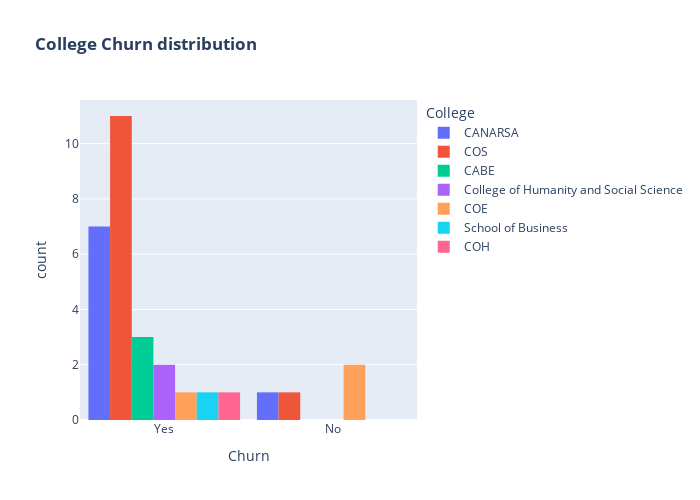

Write notebook code for a chart like this one.
### Markdown cell above
>There is negligible difference in customer percentage who chanaged or terminated their vodafone service. Both genders behaved in similar fashion when it comes to migrating to another service provider or stop using the vodafone.

### Code cell
fig = px.histogram(data, x="Churn", color="College", barmode="group", title="<b>College Churn distribution<b>")
fig.update_layout(width=700, height=500, bargap=0.1)
fig.show()

### Figure 1 — Plotly figure (JSON) as saved in the notebook; plotly's stock layout.template omitted (floating-point values rounded to 4 significant figures)
{"data": [{"alignmentgroup": "True", "bingroup": "x", "hovertemplate": "College=CANARSA<br>Churn=%{x}<br>count=%{y}<extra></extra>", "legendgroup": "CANARSA", "marker": {"color": "#636efa", "pattern": {"shape": ""}}, "name": "CANARSA", "offsetgroup": "CANARSA", "orientation": "v", "showlegend": true, "type": "histogram", "x": ["Yes", "Yes", "No", "Yes", "Yes", "Yes", "Yes", "Yes"], "xaxis": "x", "yaxis": "y"}, {"alignmentgroup": "True", "bingroup": "x", "hovertemplate": "College=COS<br>Churn=%{x}<br>count=%{y}<extra></extra>", "legendgroup": "COS", "marker": {"color": "#EF553B", "pattern": {"shape": ""}}, "name": "COS", "offsetgroup": "COS", "orientation": "v", "showlegend": true, "type": "histogram", "x": ["Yes", "Yes", "Yes", "Yes", "Yes", "Yes", "Yes", "No", "Yes", "Yes", "Yes", "Yes"], "xaxis": "x", "yaxis": "y"}, {"alignmentgroup": "True", "bingroup": "x", "hovertemplate": "College=CABE<br>Churn=%{x}<br>count=%{y}<extra></extra>", "legendgroup": "CABE", "marker": {"color": "#00cc96", "pattern": {"shape": ""}}, "name": "CABE", "offsetgroup": "CABE", "orientation": "v", "showlegend": true, "type": "histogram", "x": ["Yes", "Yes", "Yes"], "xaxis": "x", "yaxis": "y"}, {"alignmentgroup": "True", "bingroup": "x", "hovertemplate": "College=College of Humanity and Social Science<br>Churn=%{x}<br>count=%{y}<extra></extra>", "legendgroup": "College of Humanity and Social Science", "marker": {"color": "#ab63fa", "pattern": {"shape": ""}}, "name": "College of Humanity and Social Science", "offsetgroup": "College of Humanity and Social Science", "orientation": "v", "showlegend": true, "type": "histogram", "x": ["Yes", "Yes"], "xaxis": "x", "yaxis": "y"}, {"alignmentgroup": "True", "bingroup": "x", "hovertemplate": "College=COE<br>Churn=%{x}<br>count=%{y}<extra></extra>", "legendgroup": "COE", "marker": {"color": "#FFA15A", "pattern": {"shape": ""}}, "name": "COE", "offsetgroup": "COE", "orientation": "v", "showlegend": true, "type": "histogram", "x": ["No", "Yes", "No"], "xaxis": "x", "yaxis": "y"}, {"alignmentgroup": "True", "bingroup": "x", "hovertemplate": "College=School of Business<br>Churn=%{x}<br>count=%{y}<extra></extra>", "legendgroup": "School of Business", "marker": {"color": "#19d3f3", "pattern": {"shape": ""}}, "name": "School of Business", "offsetgroup": "School of Business", "orientation": "v", "showlegend": true, "type": "histogram", "x": ["Yes"], "xaxis": "x", "yaxis": "y"}, {"alignmentgroup": "True", "bingroup": "x", "hovertemplate": "College=COH<br>Churn=%{x}<br>count=%{y}<extra></extra>", "legendgroup": "COH", "marker": {"color": "#FF6692", "pattern": {"shape": ""}}, "name": "COH", "offsetgroup": "COH", "orientation": "v", "showlegend": true, "type": "histogram", "x": ["Yes"], "xaxis": "x", "yaxis": "y"}], "layout": {"bargap": 0.1, "barmode": "group", "height": 500, "legend": {"title": {"text": "College"}, "tracegroupgap": 0}, "title": {"text": "<b>College Churn distribution<b>"}, "width": 700, "xaxis": {"anchor": "y", "domain": [0, 1], "title": {"text": "Churn"}}, "yaxis": {"anchor": "x", "domain": [0, 1], "title": {"text": "count"}}}}
